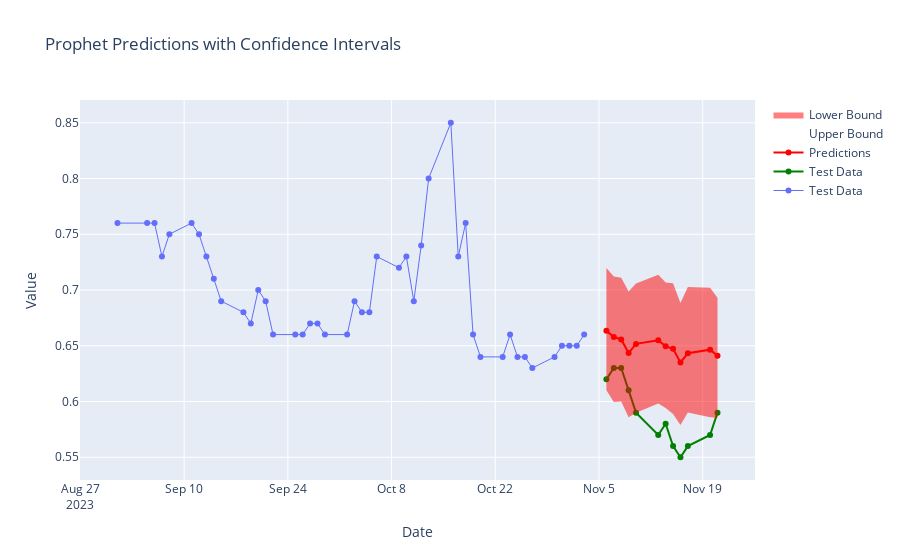

The code cell stored with this chart in its notebook:
### Code cell
# Plot the results using Plotly
fig = go.Figure()

# Train set
fig.add_trace(go.Scatter(x=train_df['ds'], y=train_df['y'], name='Test Data', mode='lines+markers', line=dict(width=1.0)))

# Test set
fig.add_trace(go.Scatter(x=test_df['ds'], y=test_df['y'], name='Test Data', mode='lines+markers', line=dict(color='green')))

# Predictions
fig.add_trace(go.Scatter(x=test_pred['ds'], y=test_pred['yhat'], mode='lines+markers', 
                         marker=dict(color='red'), name='Predictions'))


# Confidence intervals
fig.add_trace(go.Scatter(x=test_pred['ds'], y=test_pred['yhat_upper'], name='Upper Bound', mode='lines', line=dict(width=0, color='red')))
fig.add_trace(go.Scatter(x=test_pred['ds'], y=test_pred['yhat_lower'], name='Lower Bound', mode='lines', line=dict(width=0, color='red'), fill='tonexty'))


fig.update_layout(title='Prophet Predictions with Confidence Intervals', xaxis_title='Date', yaxis_title='Value')
fig.show()

### Figure 1 — Plotly figure (JSON) as saved in the notebook; plotly's stock layout.template omitted (floating-point values rounded to 4 significant figures)
{"data": [{"line": {"width": 1}, "mode": "lines+markers", "name": "Test Data", "type": "scatter", "x": ["2023-09-01T00:00:00", "2023-09-05T00:00:00", "2023-09-06T00:00:00", "2023-09-07T00:00:00", "2023-09-08T00:00:00", "2023-09-11T00:00:00", "2023-09-12T00:00:00", "2023-09-13T00:00:00", "2023-09-14T00:00:00", "2023-09-15T00:00:00", "2023-09-18T00:00:00", "2023-09-19T00:00:00", "2023-09-20T00:00:00", "2023-09-21T00:00:00", "2023-09-22T00:00:00", "2023-09-25T00:00:00", "2023-09-26T00:00:00", "2023-09-27T00:00:00", "2023-09-28T00:00:00", "2023-09-29T00:00:00", "2023-10-02T00:00:00", "2023-10-03T00:00:00", "2023-10-04T00:00:00", "2023-10-05T00:00:00", "2023-10-06T00:00:00", "2023-10-09T00:00:00", "2023-10-10T00:00:00", "2023-10-11T00:00:00", "2023-10-12T00:00:00", "2023-10-13T00:00:00", "2023-10-16T00:00:00", "2023-10-17T00:00:00", "2023-10-18T00:00:00", "2023-10-19T00:00:00", "2023-10-20T00:00:00", "2023-10-23T00:00:00", "2023-10-24T00:00:00", "2023-10-25T00:00:00", "2023-10-26T00:00:00", "2023-10-27T00:00:00", "2023-10-30T00:00:00", "2023-10-31T00:00:00", "2023-11-01T00:00:00", "2023-11-02T00:00:00", "2023-11-03T00:00:00"], "y": [0.76, 0.76, 0.76, 0.73, 0.75, 0.76, 0.75, 0.73, 0.71, 0.69, 0.68, 0.67, 0.7, 0.69, 0.66, 0.66, 0.66, 0.67, 0.67, 0.66, 0.66, 0.69, 0.68, 0.68, 0.73, 0.72, 0.73, 0.69, 0.74, 0.8, 0.85, 0.73, 0.76, 0.66, 0.64, 0.64, 0.66, 0.64, 0.64, 0.63, 0.64, 0.65, 0.65, 0.65, 0.66]}, {"line": {"color": "green"}, "mode": "lines+markers", "name": "Test Data", "type": "scatter", "x": ["2023-11-06T00:00:00", "2023-11-07T00:00:00", "2023-11-08T00:00:00", "2023-11-09T00:00:00", "2023-11-10T00:00:00", "2023-11-13T00:00:00", "2023-11-14T00:00:00", "2023-11-15T00:00:00", "2023-11-16T00:00:00", "2023-11-17T00:00:00", "2023-11-20T00:00:00", "2023-11-21T00:00:00"], "y": [0.62, 0.63, 0.63, 0.61, 0.59, 0.57, 0.58, 0.56, 0.55, 0.56, 0.57, 0.59]}, {"marker": {"color": "red"}, "mode": "lines+markers", "name": "Predictions", "type": "scatter", "x": ["2023-11-06T00:00:00", "2023-11-07T00:00:00", "2023-11-08T00:00:00", "2023-11-09T00:00:00", "2023-11-10T00:00:00", "2023-11-13T00:00:00", "2023-11-14T00:00:00", "2023-11-15T00:00:00", "2023-11-16T00:00:00", "2023-11-17T00:00:00", "2023-11-20T00:00:00", "2023-11-21T00:00:00"], "y": [0.6633, 0.6579, 0.6557, 0.6434, 0.6517, 0.6549, 0.6495, 0.6472, 0.635, 0.6432, 0.6465, 0.641]}, {"line": {"color": "red", "width": 0}, "mode": "lines", "name": "Upper Bound", "type": "scatter", "x": ["2023-11-06T00:00:00", "2023-11-07T00:00:00", "2023-11-08T00:00:00", "2023-11-09T00:00:00", "2023-11-10T00:00:00", "2023-11-13T00:00:00", "2023-11-14T00:00:00", "2023-11-15T00:00:00", "2023-11-16T00:00:00", "2023-11-17T00:00:00", "2023-11-20T00:00:00", "2023-11-21T00:00:00"], "y": [0.7197, 0.7122, 0.7111, 0.6986, 0.7058, 0.7138, 0.7068, 0.7061, 0.6884, 0.7026, 0.702, 0.693]}, {"fill": "tonexty", "line": {"color": "red", "width": 0}, "mode": "lines", "name": "Lower Bound", "type": "scatter", "x": ["2023-11-06T00:00:00", "2023-11-07T00:00:00", "2023-11-08T00:00:00", "2023-11-09T00:00:00", "2023-11-10T00:00:00", "2023-11-13T00:00:00", "2023-11-14T00:00:00", "2023-11-15T00:00:00", "2023-11-16T00:00:00", "2023-11-17T00:00:00", "2023-11-20T00:00:00", "2023-11-21T00:00:00"], "y": [0.6102, 0.5995, 0.6, 0.5859, 0.59, 0.5981, 0.5941, 0.5889, 0.5789, 0.5902, 0.5859, 0.5854]}], "layout": {"title": {"text": "Prophet Predictions with Confidence Intervals"}, "xaxis": {"title": {"text": "Date"}}, "yaxis": {"title": {"text": "Value"}}}}
